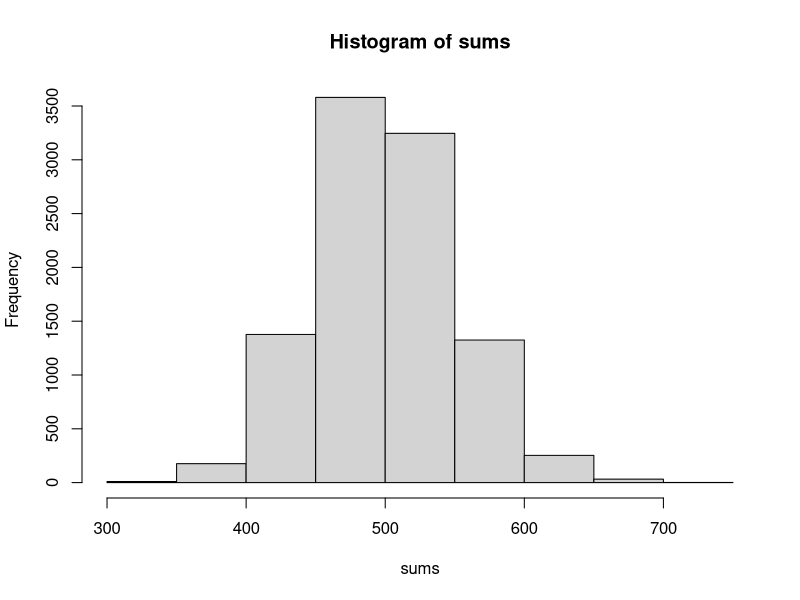
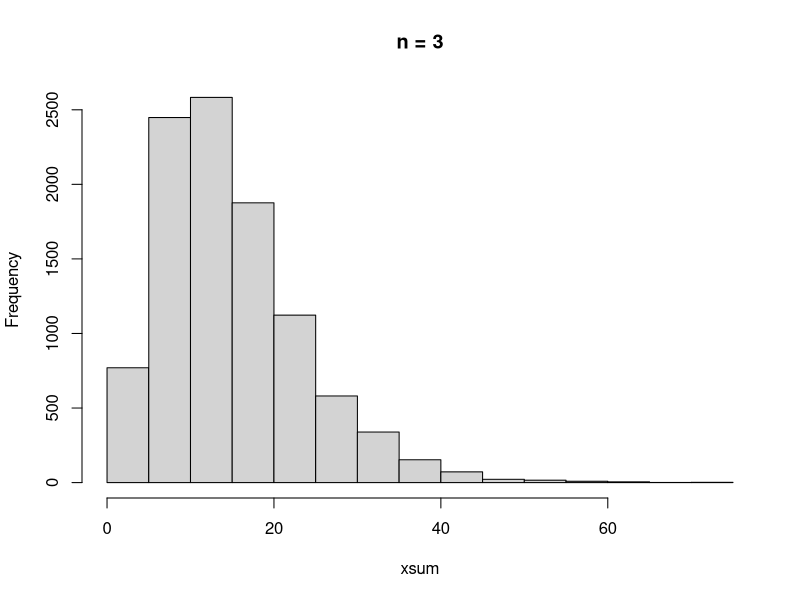
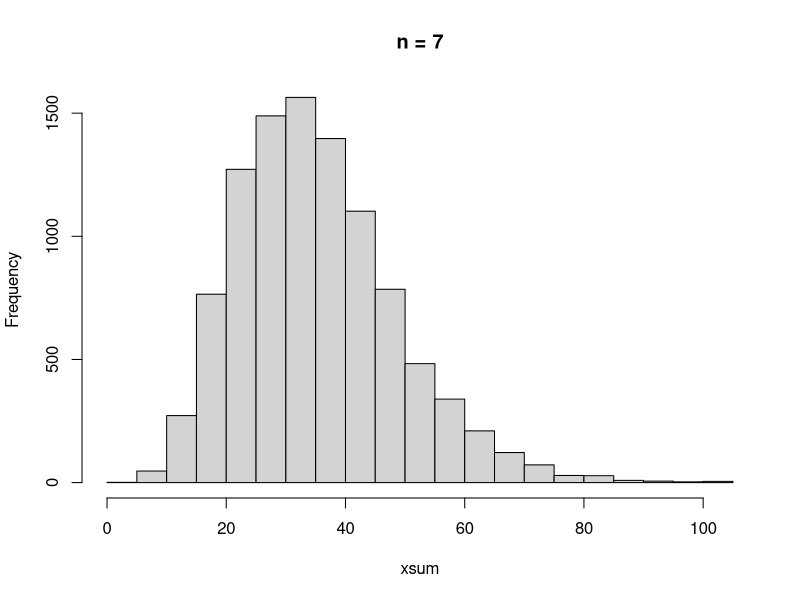
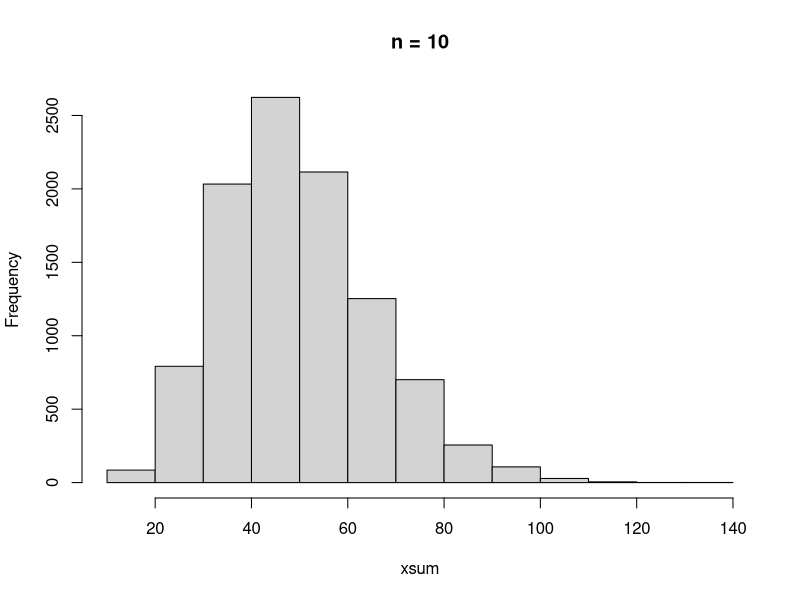
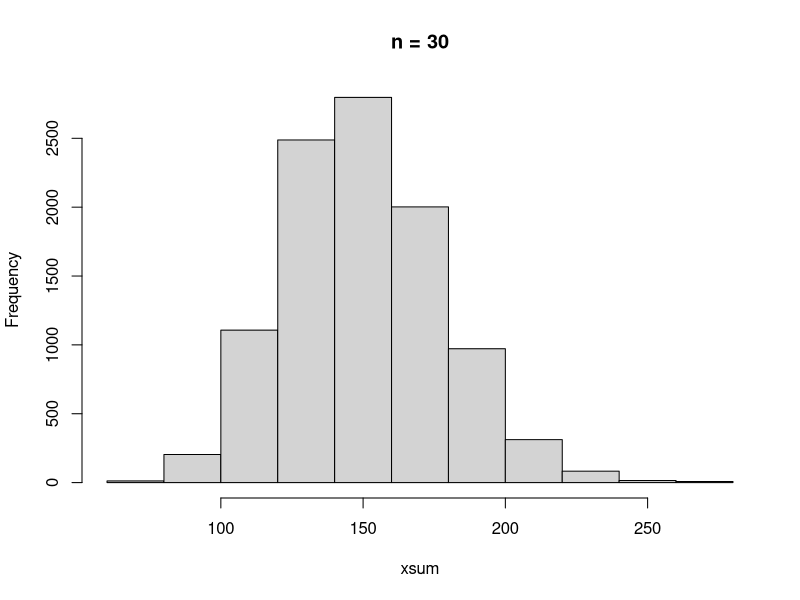
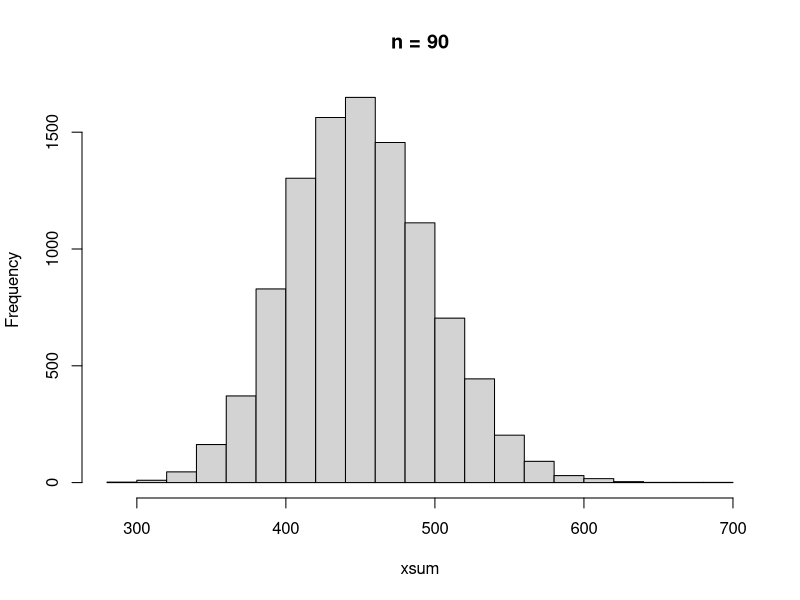
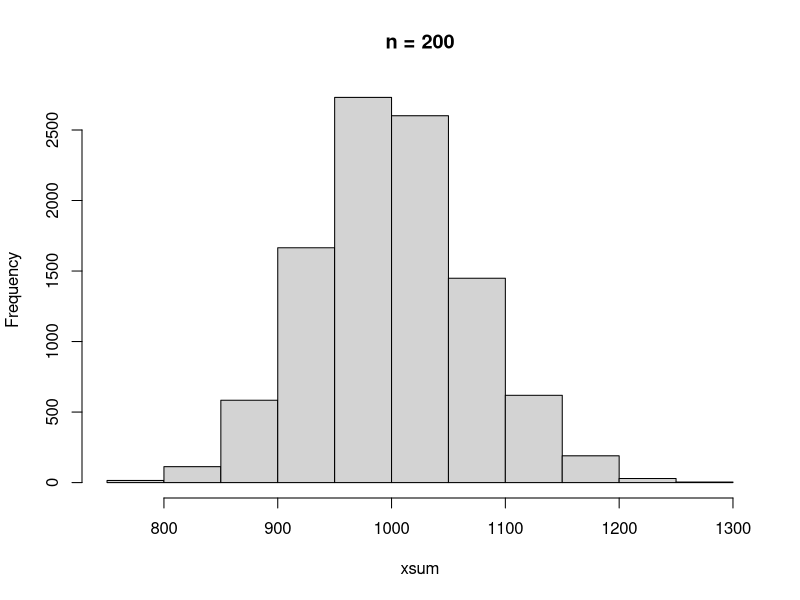
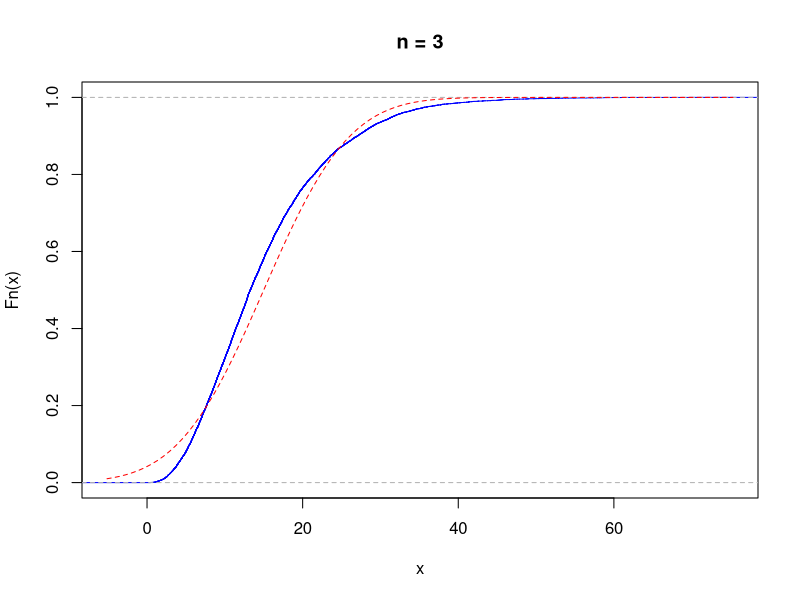

These figures' R source, in order:
# zad60
sumexpon <- function(n) {
  x <- rexp(n, 1/5)
  sum(x)
}
# можеше направо replicate(10000, sum(rexp...))
n <- 100
sums <- replicate(10000, sumexpon(n))
hist(sums)

for (n in c(3,7,10,30,90,200)) {
  xsum <- replicate(10000, sum(rexp(n, 1/5)))
  hist(xsum, main=paste("n =", n))
}

# подточка б)
for (n in c(3,7,10,30,90,200)) {
  xsum <- replicate(10000, sum(rexp(n, 1/5)))
  plot.ecdf(xsum, do.points=FALSE, col="blue", main=paste("n =", n))
  curve(pnorm(x, 5*n, 5*sqrt(n)), add=T, col="red", lty="dashed")
}
# за по-големи n двете функции се приближават

# zad61
for (n in c(3,7,10,30,90,200)) {
  xmean <- replicate(10000, mean(rexp(n, 1/5)))
  hist(xmean, main=paste("n =", n))
}

# б)
for (n in c(3,7,10,30,90,200)) {
  xmean <- replicate(10000, mean(rexp(n, 1/5)))
  plot.ecdf(xmean, do.points=FALSE, col="blue", main=paste("n =", n))
  curve(pnorm(x, 5, 5/sqrt(n)), add=T, col="red", lty="dashed")
}

# zad62
for (n in c(3,7,10,30,90,200)) {
  xsum <- replicate(10000, sum(rpois(n, 3)))
  hist(xsum, main=paste("n =", n))
}

# подточка б)
for (n in c(3,7,10,30,90,200)) {
  xsum <- replicate(10000, sum(rpois(n, 3)))
  plot.ecdf(xsum, do.points=FALSE, col="blue", main=paste("n =", n))
  curve(pnorm(x, 3*n, sqrt(3*n)), add=T, col="red", lty="dashed")
}

# zad63
for (n in c(3,7,10,30,90,200)) {
  xmean <- replicate(10000, mean(rpois(n, 3)))
  hist(xmean, main=paste("n =", n))
}

# подточка б)
for (n in c(3,7,10,30,90,200)) {
  xmean <- replicate(10000, mean(rpois(n, 3)))
  plot.ecdf(xmean, do.points=FALSE, col="blue", main=paste("n =", n))
  curve(pnorm(x, 3, sqrt(3)/sqrt(n)), add=T, col="red", lty="dashed")
}

# Централна гранична теорема
# Нека X1,..,Xn са независими и еднакво разпределени сл.вел.
# Нека miu=E(X1) sigma^2=D(X1), X черта = 1/n*(X1+..+Xn).
# Тогава, за големи стойности на n, случайната величина
# (X черта - miu) / (sigma/sqrt(n)) e приблизително нормално
# разпределение, N(0, 1)
# P(дългият израз <= t) прибл. = pnorm(t, 0, 1) = pnorm(t)

# E(X черта)=miu, D(X черта)= sigma^2/n
# E(дългият израз)=0 D(дълъг израз)=1


# zad65
# Xi - време на живот на i-тата крушка
# Xi~Exp(lambda)  E(Xi)=1/lambda=900 => lambda=1/900
# sqrt(D(Xi)) = 1/lambda = 900
# miu = E(Xi)=900, sigma=sqrt(D(X))=900
# X черта = 1/n*(X1+..+Xn), n=100
# търси се P(X черта > 980)
# P(X черта > 980)= 1 - P(X черта <= 980)=
# =1 - P(дългия израз със X черта, miu и sigma <= 980 - дългия израз)
# и в дългите изрази заместваме със n=100, miu=900 sigma=900 
# =прибл pnorm(a)

a <- (980-900)/ (900/sqrt(100))
1-pnorm(a)
#same thing:
1 - pnorm(980, 900, 900/sqrt(100))
# X черта =прибл N(miu, sigma/sqrt(n))

# друг начин:
mean.vals <- replicate(100000, mean(rexp(100, 1/900)))
sum(mean.vals >980)/length(mean.vals) # броят стойности>980/брой всички

# zad66
# Xi - време на чакане на i-тия човек
# Xi~U(0, 60)
# miu=E(Xi) = 30  // защото е равномерно -> средата на интервала
# sigma=sqrt(D(X))=sqrt(60^2/12)=60/sqrt(12)
# // дисперсията на равномерното е (b-a)^2 / 12
# X черта = 1/n(X1+...+Xn), n = 50
# търсим P(25<X черта<35) = P(X черта<35)-P(X черта<25)=
# = P(заместваме с дългите изрази)-P(същото)
# заместваме sigma=60/sqrt(12) miu=30 n=50
# =прибл pnorm(b)-pnorm(a)

a <- (25-30) / (60/sqrt(12*50))
b <- (35-30) / (60/sqrt(12*50))
pnorm(b)-pnorm(a)

# друг начин
mean.vals <- replicate(100000, mean(runif(50, 0, 60)))
sum(mean.vals > 25 & mean.vals < 35) / length(mean.vals)

hist(mean.vals)

# zad67
# Xi - брой стафиди в i-тата кифличка
# miu = E(Xi) = 4*0.2+5*0.4+... = sum(k from 4 to 7) k*pk 
# sigma^2 = E(Xi^2)-miu^2
# E(Xi^2)= sum(k from 4 to 7)k^2*pk
# X черта = 1/n(X1+...+Xn), n=49
# P(X черта>5.5)=1-P(X черта <= 5.5)=
# =1-P(дългия израз с X черта<= дългия израз но с 5.5 вместо X черта)
# =прибл 1-pnorm(a)

x <- c(4:7)
p <- c(0.2, 0.4, 0.3, 0.1)
mu <- sum(x*p)   # 5.3
sigma <- sqrt( sum((x^2)*p) - mu^2) # 0.89
n <- 49

a <- (5.5-mu) / (sigma/sqrt(n))
1-pnorm(a)

# със симулация:
mean.vals <- replicate(100000, mean(sample(x, 49, replace=T, prob=p)))
sum(mean.vals > 5.5) / length(mean.vals)


# (Xчерта - miu) / (sigma/sqrt(n))
# ако умножим по n/n:
# (X1+...Xn - n*miu) / (sigma*sqrt(n))
# P(новия израз <= t) =прибл pnorm(t)

# zad68
# Xi = количество багаж на i-тия пътник
# miu=E(Xi)=24    sigma=sqrt(D(X))=7  n=160  // дадени
# P(X1+...X160 > 4000)=1-P(same sum <= 4000)
# =1-P((sum-160*24)/(7*sqrt(160)) <= същия израз с 4000 вместо сумата)
# // в P заместихме с новия израз
# =прибл 1-pnorm(a)

a <- (4000 - 160*24) / (7*sqrt(160))
1-pnorm(a)
# не може да се реши със симулация защото не ни е дадено
# точното разпределение, а само очакването и отклонението
